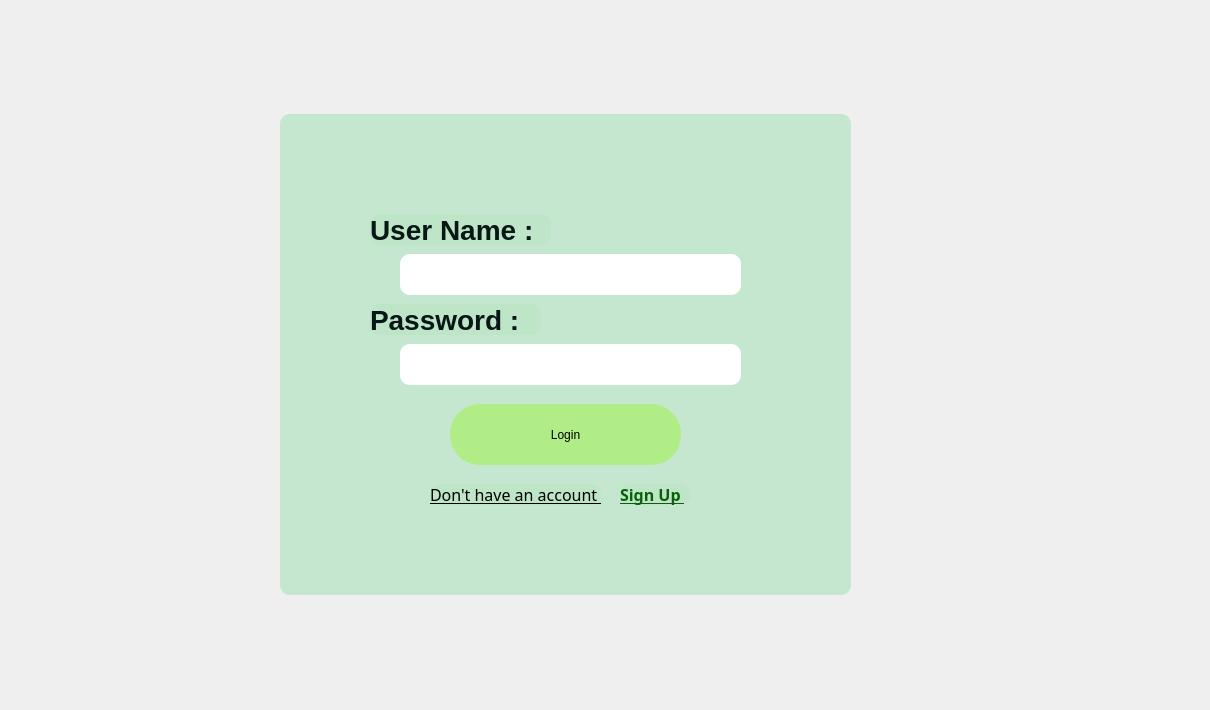
    <widget class="QWidget" name="login">
     <widget class="QLabel" name="backlogin">
      <property name="geometry">
       <rect>
        <x>0</x>
        <y>0</y>
        <width>1201</width>
        <height>701</height>
       </rect>
      </property>
      <property name="text">
       <string/>
      </property>
      <property name="pixmap">
       <pixmap resource="resources.qrc">:/images/images/backlogin.jpg</pixmap>
      </property>
      <property name="scaledContents">
       <bool>true</bool>
      </property>
     </widget>
     <widget class="QWidget" name="widget" native="true">
      <property name="geometry">
       <rect>
        <x>280</x>
        <y>114</y>
        <width>571</width>
        <height>481</height>
       </rect>
      </property>
      <property name="styleSheet">
       <string notr="true">
background: rgba(188, 229, 199, 0.8);
border-radius: 10px;
</string>
      </property>
      <widget class="QLineEdit" name="lineEdit_6">
       <property name="geometry">
        <rect>
         <x>120</x>
         <y>140</y>
         <width>341</width>
         <height>41</height>
        </rect>
       </property>
       <property name="styleSheet">
        <string notr="true">background:white;</string>
       </property>
      </widget>
      <widget class="QLineEdit" name="lineEdit_7">
       <property name="geometry">
        <rect>
         <x>120</x>
         <y>230</y>
         <width>341</width>
         <height>41</height>
        </rect>
       </property>
       <property name="styleSheet">
        <string notr="true">background:white;</string>
       </property>
      </widget>
      <widget class="QLabel" name="label_6">
       <property name="geometry">
        <rect>
         <x>90</x>
         <y>100</y>
         <width>181</width>
         <height>31</height>
        </rect>
       </property>
       <property name="styleSheet">
        <string notr="true">/* Username: */

position: absolute;
width: 180.08px;
height: 26.32px;

font-family: 'Athiti';
font-style: normal;
font-weight: 700;
font-size: 28px;
line-height: 45px;

color: #071716;

text-shadow: 0px 4px 4px rgba(0, 0, 0, 0.25);
transform: matrix(1, 0, 0, 1, 0, 0);
</string>
       </property>
       <property name="text">
        <string>User Name :</string>
       </property>
      </widget>
      <widget class="QLabel" name="label_7">
       <property name="geometry">
        <rect>
         <x>90</x>
         <y>190</y>
         <width>171</width>
         <height>31</height>
        </rect>
       </property>
       <property name="styleSheet">
        <string notr="true">/* Username: */

position: absolute;
width: 180.08px;
height: 26.32px;

font-family: 'Athiti';
font-style: normal;
font-weight: 700;
font-size: 28px;
line-height: 45px;

color: #071716;

text-shadow: 0px 4px 4px rgba(0, 0, 0, 0.25);
transform: matrix(1, 0, 0, 1, 0, 0);
</string>
       </property>
       <property name="text">
        <string>Password :</string>
       </property>
      </widget>
      <widget class="QLabel" name="label_8">
       <property name="geometry">
        <rect>
         <x>150</x>
         <y>370</y>
         <width>171</width>
         <height>21</height>
        </rect>
       </property>
       <property name="font">
        <font>
         <family>Athiti</family>
         <pointsize>-1</pointsize>
         <weight>50</weight>
         <italic>false</italic>
         <bold>false</bold>
         <underline>true</underline>
        </font>
       </property>
       <property name="styleSheet">
        <string notr="true">
position: absolute;
width: 276px;
height: 28px;

font-family: 'Athiti';
font-style: normal;
font-weight: 400;
font-size: 16px;
line-height: 26px;
text-decoration-line: underline;

color: #000000;

text-shadow: 0px 4px 4px rgba(0, 0, 0, 0.25);
</string>
       </property>
       <property name="text">
        <string>Don't have an account </string>
       </property>
      </widget>
      <widget class="QLabel" name="label_9">
       <property name="geometry">
        <rect>
         <x>340</x>
         <y>370</y>
         <width>71</width>
         <height>21</height>
        </rect>
       </property>
       <property name="font">
        <font>
         <family>Athiti</family>
         <pointsize>-1</pointsize>
         <weight>75</weight>
         <italic>false</italic>
         <bold>true</bold>
         <underline>true</underline>
        </font>
       </property>
       <property name="styleSheet">
        <string notr="true">

position: absolute;
width: 79px;
height: 25px;

font-family: 'Athiti';
font-style: normal;
font-weight: 600;
font-size: 16px;
line-height: 26px;
text-align: center;
text-decoration-line: underline;

color: #096209;

</string>
       </property>
       <property name="text">
        <string>Sign Up </string>
       </property>
      </widget>
      <widget class="QPushButton" name="pushButton">
       <property name="geometry">
        <rect>
         <x>170</x>
         <y>290</y>
         <width>231</width>
         <height>61</height>
        </rect>
       </property>
       <property name="styleSheet">
        <string notr="true">
background: rgba(148, 244, 26, 0.41);
border-radius: 30px;
transform: matrix(1, 0, 0, 1, 0, 0);
</string>
       </property>
       <property name="text">
        <string>Login</string>
       </property>
      </widget>
     </widget>
    </widget>
